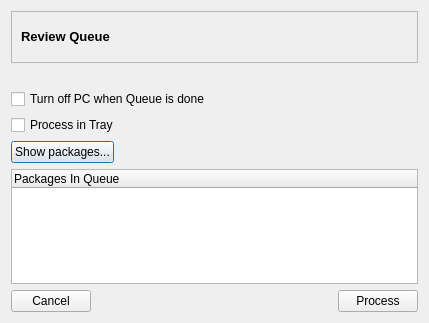
<ui version="4.0" >
 <class>QueueReadyDialog</class>
 <widget class="QDialog" name="QueueReadyDialog" >
  <property name="geometry" >
   <rect>
    <x>0</x>
    <y>0</y>
    <width>429</width>
    <height>323</height>
   </rect>
  </property>
  <property name="windowTitle" >
   <string>Review Queue</string>
  </property>
  <property name="windowIcon" >
   <iconset resource="qtpacman.qrc" >:/Icons/icons/shaman/shaman-yellow-icon-32.png</iconset>
  </property>
  <layout class="QGridLayout" >
   <item row="1" column="0" >
    <layout class="QVBoxLayout" >
     <item>
      <widget class="QLabel" name="queueInfo" >
       <property name="text" >
        <string/>
       </property>
      </widget>
     </item>
     <item>
      <widget class="QCheckBox" name="turnoffBox" >
       <property name="text" >
        <string>Turn off PC when Queue is done</string>
       </property>
      </widget>
     </item>
     <item>
      <widget class="QCheckBox" name="trayBox" >
       <property name="text" >
        <string>Process in Tray</string>
       </property>
      </widget>
     </item>
     <item>
      <layout class="QHBoxLayout" >
       <item>
        <widget class="QPushButton" name="showPackages" >
         <property name="text" >
          <string>Show packages...</string>
         </property>
         <property name="icon" >
          <iconset resource="qtpacman.qrc" >:/Icons/icons/view-list-tree.png</iconset>
         </property>
         <property name="checkable" >
          <bool>true</bool>
         </property>
        </widget>
       </item>
       <item>
        <spacer>
         <property name="orientation" >
          <enum>Qt::Horizontal</enum>
         </property>
         <property name="sizeHint" >
          <size>
           <width>40</width>
           <height>20</height>
          </size>
         </property>
        </spacer>
       </item>
      </layout>
     </item>
     <item>
      <widget class="QTreeWidget" name="treeWidget" >
       <column>
        <property name="text" >
         <string>Packages In Queue</string>
        </property>
       </column>
      </widget>
     </item>
     <item>
      <layout class="QHBoxLayout" >
       <item>
        <widget class="QPushButton" name="cancelButton" >
         <property name="text" >
          <string>Cancel</string>
         </property>
         <property name="icon" >
          <iconset resource="qtpacman.qrc" >:/Icons/icons/dialog-cancel.png</iconset>
         </property>
        </widget>
       </item>
       <item>
        <spacer>
         <property name="orientation" >
          <enum>Qt::Horizontal</enum>
         </property>
         <property name="sizeHint" >
          <size>
           <width>81</width>
           <height>20</height>
          </size>
         </property>
        </spacer>
       </item>
       <item>
        <widget class="QPushButton" name="processButton" >
         <property name="text" >
          <string>Process</string>
         </property>
         <property name="icon" >
          <iconset resource="qtpacman.qrc" >:/Icons/icons/dialog-ok-apply.png</iconset>
         </property>
        </widget>
       </item>
      </layout>
     </item>
    </layout>
   </item>
   <item row="0" column="0" >
    <widget class="QFrame" name="frame" >
     <property name="sizePolicy" >
      <sizepolicy vsizetype="Maximum" hsizetype="Preferred" >
       <horstretch>0</horstretch>
       <verstretch>0</verstretch>
      </sizepolicy>
     </property>
     <property name="frameShape" >
      <enum>QFrame::StyledPanel</enum>
     </property>
     <property name="frameShadow" >
      <enum>QFrame::Sunken</enum>
     </property>
     <layout class="QGridLayout" >
      <item row="0" column="0" >
       <widget class="QLabel" name="label" >
        <property name="text" >
         <string>&lt;html>&lt;head>&lt;meta name="qrichtext" content="1" />&lt;style type="text/css">
p, li { white-space: pre-wrap; }
&lt;/style>&lt;/head>&lt;body style=" font-family:'Sans Serif'; font-size:10pt; font-weight:400; font-style:normal;">
&lt;p style=" margin-top:0px; margin-bottom:0px; margin-left:0px; margin-right:0px; -qt-block-indent:0; text-indent:0px;">&lt;span style=" font-weight:600;">Review Queue&lt;/span>&lt;/p>&lt;/body>&lt;/html></string>
        </property>
       </widget>
      </item>
      <item row="0" column="1" >
       <widget class="QLabel" name="label_2" >
        <property name="sizePolicy" >
         <sizepolicy vsizetype="Maximum" hsizetype="Maximum" >
          <horstretch>0</horstretch>
          <verstretch>0</verstretch>
         </sizepolicy>
        </property>
        <property name="minimumSize" >
         <size>
          <width>32</width>
          <height>32</height>
         </size>
        </property>
        <property name="text" >
         <string/>
        </property>
        <property name="pixmap" >
         <pixmap resource="qtpacman.qrc" >:/Icons/icons/dialog-ok-apply.png</pixmap>
        </property>
        <property name="scaledContents" >
         <bool>true</bool>
        </property>
       </widget>
      </item>
     </layout>
    </widget>
   </item>
  </layout>
 </widget>
 <resources>
  <include location="qtpacman.qrc" />
 </resources>
 <connections>
  <connection>
   <sender>showPackages</sender>
   <signal>toggled(bool)</signal>
   <receiver>treeWidget</receiver>
   <slot>setVisible(bool)</slot>
   <hints>
    <hint type="sourcelabel" >
     <x>82</x>
     <y>115</y>
    </hint>
    <hint type="destinationlabel" >
     <x>214</x>
     <y>208</y>
    </hint>
   </hints>
  </connection>
 </connections>
</ui>
